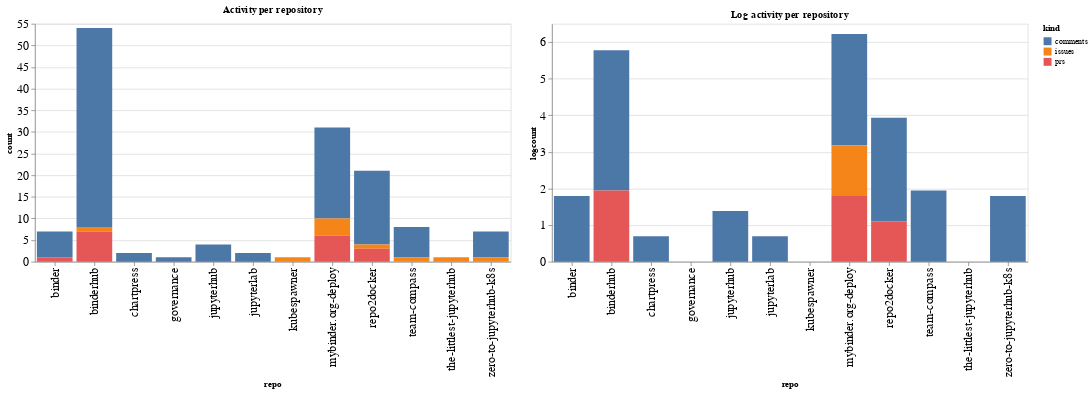

Notebook code for this chart:
### Code cell
ch1 = alt.Chart(repo_summaries, width=600, title="Activity per repository").mark_bar().encode(
    x='repo',
    y='count',
    color='kind',
    tooltip="kind"
)

ch2 = alt.Chart(repo_summaries, width=600, title="Log activity per repository").mark_bar().encode(
    x='repo',
    y='logcount',
    color='kind',
    tooltip="kind"
)

ch1 | ch2

### Figure 1 — Vega-Lite specification as saved in the notebook (floating-point values rounded to 4 significant figures)
{"config": {"axisLeft": {"labelFontSize": 15}, "axisBottom": {"labelFontSize": 15}}, "hconcat": [{"mark": "bar", "encoding": {"color": {"type": "nominal", "field": "kind"}, "tooltip": {"type": "nominal", "field": "kind"}, "x": {"type": "nominal", "field": "repo"}, "y": {"type": "quantitative", "field": "count"}}, "title": "Activity per repository", "width": 600}, {"mark": "bar", "encoding": {"color": {"type": "nominal", "field": "kind"}, "tooltip": {"type": "nominal", "field": "kind"}, "x": {"type": "nominal", "field": "repo"}, "y": {"type": "quantitative", "field": "logcount"}}, "title": "Log activity per repository", "width": 600}], "data": {"name": "data-17d6622b9ab9ff55ae4e3fb47e0d2eff"}, "$schema": "https://vega.github.io/schema/vega-lite/v4.8.1.json", "datasets": {"data-17d6622b9ab9ff55ae4e3fb47e0d2eff": [{"repo": "binder", "kind": "comments", "count": 6, "logcount": 1.792}, {"repo": "binder", "kind": "prs", "count": 1, "logcount": 0.0}, {"repo": "binderhub", "kind": "comments", "count": 46, "logcount": 3.829}, {"repo": "binderhub", "kind": "issues", "count": 1, "logcount": 0.0}, {"repo": "binderhub", "kind": "prs", "count": 7, "logcount": 1.946}, {"repo": "chartpress", "kind": "comments", "count": 2, "logcount": 0.6931}, {"repo": "governance", "kind": "comments", "count": 1, "logcount": 0.0}, {"repo": "jupyterhub", "kind": "comments", "count": 4, "logcount": 1.386}, {"repo": "jupyterlab", "kind": "comments", "count": 2, "logcount": 0.6931}, {"repo": "kubespawner", "kind": "issues", "count": 1, "logcount": 0.0}, {"repo": "mybinder.org-deploy", "kind": "comments", "count": 21, "logcount": 3.045}, {"repo": "mybinder.org-deploy", "kind": "issues", "count": 4, "logcount": 1.386}, {"repo": "mybinder.org-deploy", "kind": "prs", "count": 6, "logcount": 1.792}, {"repo": "repo2docker", "kind": "comments", "count": 17, "logcount": 2.833}, {"repo": "repo2docker", "kind": "issues", "count": 1, "logcount": 0.0}, {"repo": "repo2docker", "kind": "prs", "count": 3, "logcount": 1.099}, {"repo": "team-compass", "kind": "comments", "count": 7, "logcount": 1.946}, {"repo": "team-compass", "kind": "issues", "count": 1, "logcount": 0.0}, {"repo": "the-littlest-jupyterhub", "kind": "issues", "count": 1, "logcount": 0.0}, {"repo": "zero-to-jupyterhub-k8s", "kind": "comments", "count": 6, "logcount": 1.792}, {"repo": "zero-to-jupyterhub-k8s", "kind": "issues", "count": 1, "logcount": 0.0}]}}
